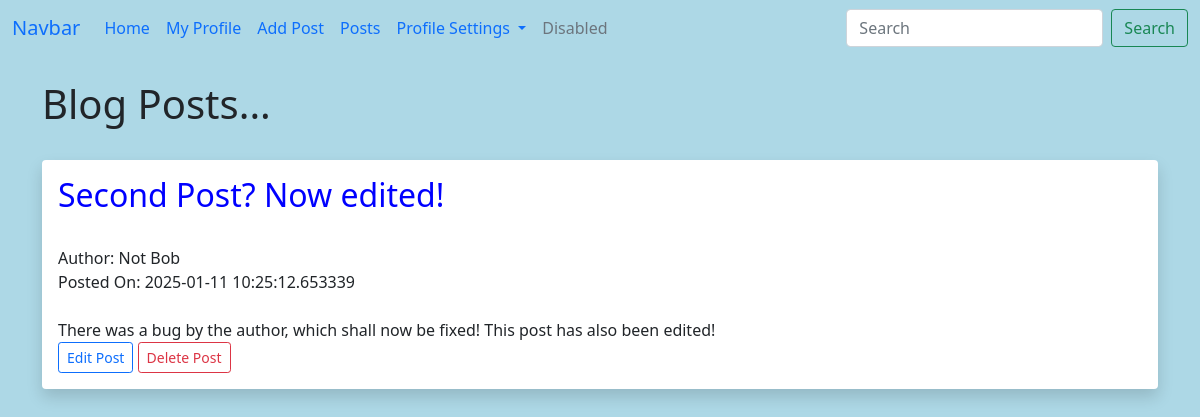
The app's page /posts/2, older data.
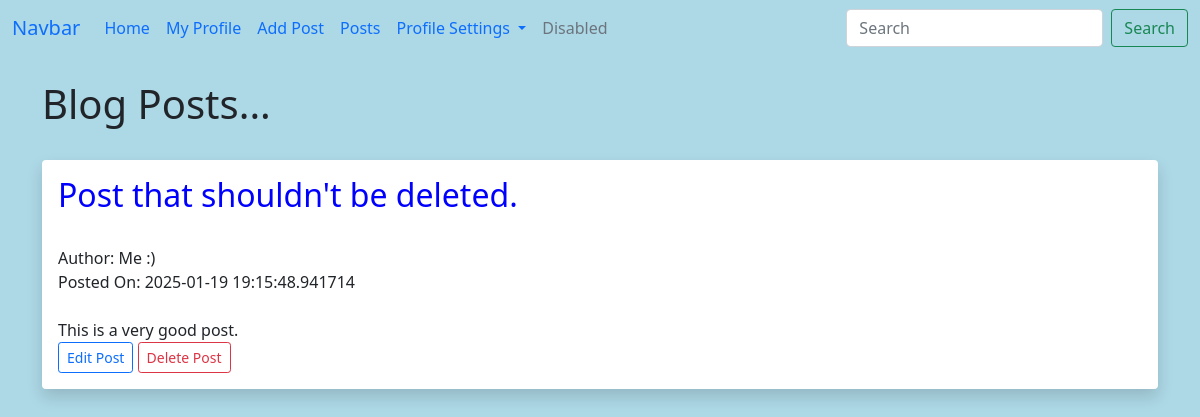
The same page, newer data.
### whynot.py (models this page shows)
class Posts(db.Model):
    id=db.Column(db.Integer,primary_key=True)
    title = db.Column(db.String(255))
    content = db.Column(db.Text)
    author = db.Column(db.String(255))
    date_posted = db.Column(db.DateTime,default=datetime.now)
    slug=db.Column(db.String(255)) #Changes url from number to a title

### whynot.py (the view)
@app.route('/posts/<int:id>') # <int:id> would be like posts/1
def post(id):
    post=Posts.query.get_or_404(id)
    return render_template('post.html',post=post)

### templates/post.html (shortened to what this page needs)
{% extends 'base.html' %}
{% block content %}
<h1>Blog Posts...</h1>
<br>
<div class="shadow p-3 mb-5 bg-body rounded">
    <h2>{{ post.title }}</h2><br/>
    Author: {{ post.author }}<br/>
    Posted On: {{ post.date_posted }}<br/><br/>
    {{ post.content }}<br/>
    <a href="{{ url_for('edit_post',id=post.id) }}" class="btn btn-outline-primary btn-sm">Edit Post</a>
    <a href="{{ url_for('delete_post',id=post.id) }}" class="btn btn-outline-danger btn-sm">Delete Post</a>
</div>
{% endblock %}

Row changes from the older to the newer data that the page shows:
changed Posts: title "Second Post? Now edited!" → "Post that shouldn't be deleted."; author "Not Bob" → "Me :)"; date_posted "2025-01-11 10:25:12.653339" → "2025-01-19 19:15:48.941714"; content "There was a bug by the author, which shall now be fixed! This post has also been edited!" → "This is a very good post."
